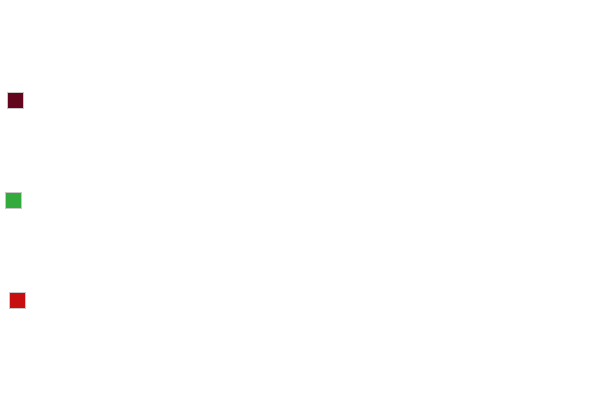
Frame 1 (no input)
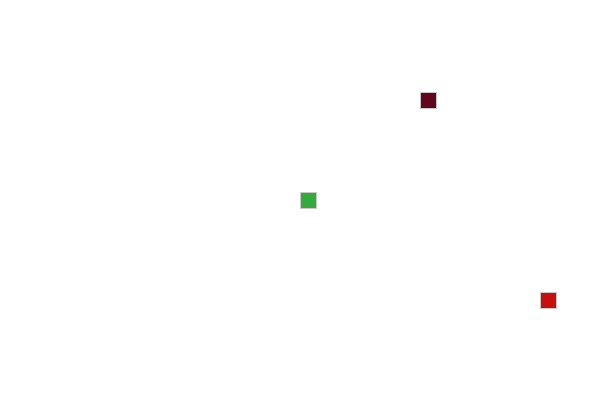
Frame 60 (the mouse pressed at the canvas centre just before this capture)
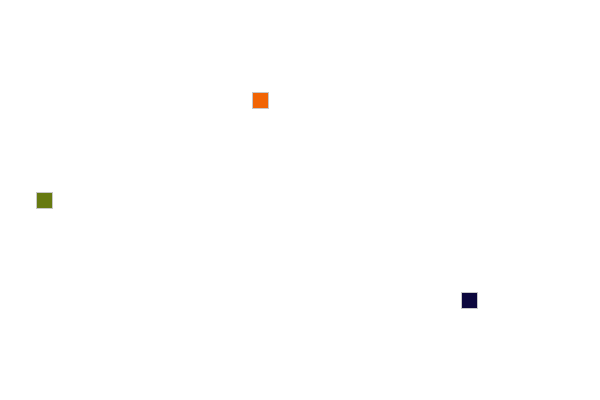
Frame 120 (the mouse held since frame 60 and released just before this capture)

The Processing sketch that drew these frames (run headless with seeded random() and noise(); from frame 60 on, the mouse is pressed at the canvas centre):

// Processing sketch: processing_115831
// ── processing_115831.pde

Car car1;
Car car2;
Car car3;

int x = 8;

void setup(){
  size(600,400);
  car1 = new Car(100,5,30);
  car2 = new Car(50,170,60);
  car3 = new Car(200,15,15);
}

void draw(){
  background(255);
  car1.move();
  car2.move();
  car3.move();
  
  if(car1.xpos + 8 > width || car2.xpos + 8 > width || car3.xpos + 8 > width){
    car1.bounce(-1);
    car2.bounce(-1);
    car3.bounce(-1);
  } 
  if(car1.xpos - 8 < 0 || car2.xpos - 8 < 0 || car3.xpos - 8 < 0){
    car1.bounce(1);
    car2.bounce(1);
    car3.bounce(1);
  }
  
  car1.drawCar(100,16);
  car2.drawCar(200,16);
  car3.drawCar(300,16);
}

class Car {
  color colorC;
  int xpos;
  int xspeed;
  
  Car(int a, int b, int c){
    xpos = 8;
    colorC = color(a,b,c);
    xspeed = int(random(4,10));
  }
  
  void move(){
    xpos = xpos + xspeed;
  }

  void bounce(int direction){
      xspeed = int(random(4,10));
      xspeed = xspeed * direction;
      colorC = color(random(0,255),random(0,255),random(0,255));
  }

  void drawCar(int y, int thesize){
    rectMode(CENTER);
    stroke(200);
    fill(colorC);
    rect(xpos,y,thesize,thesize); 
  } 
}
